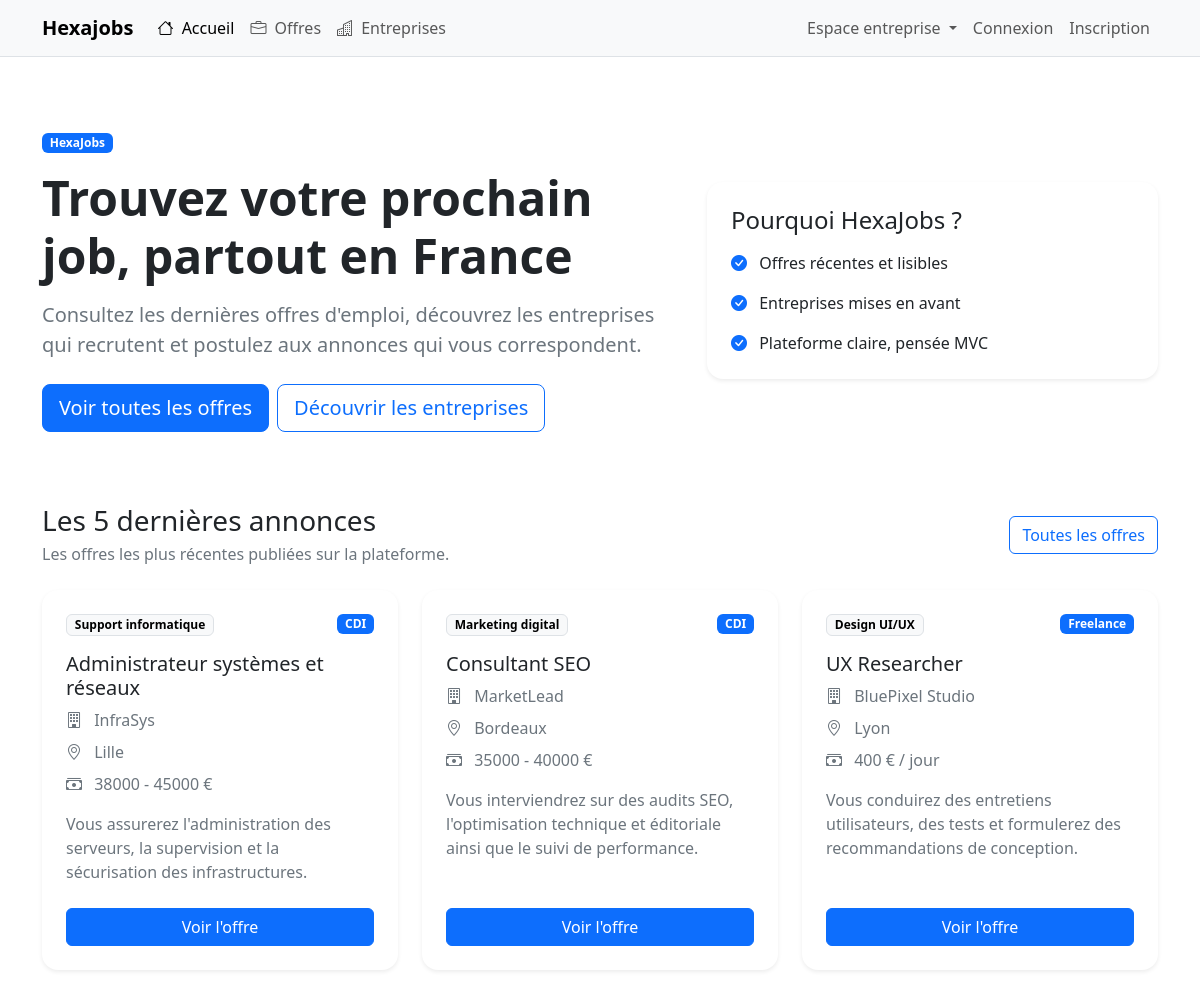
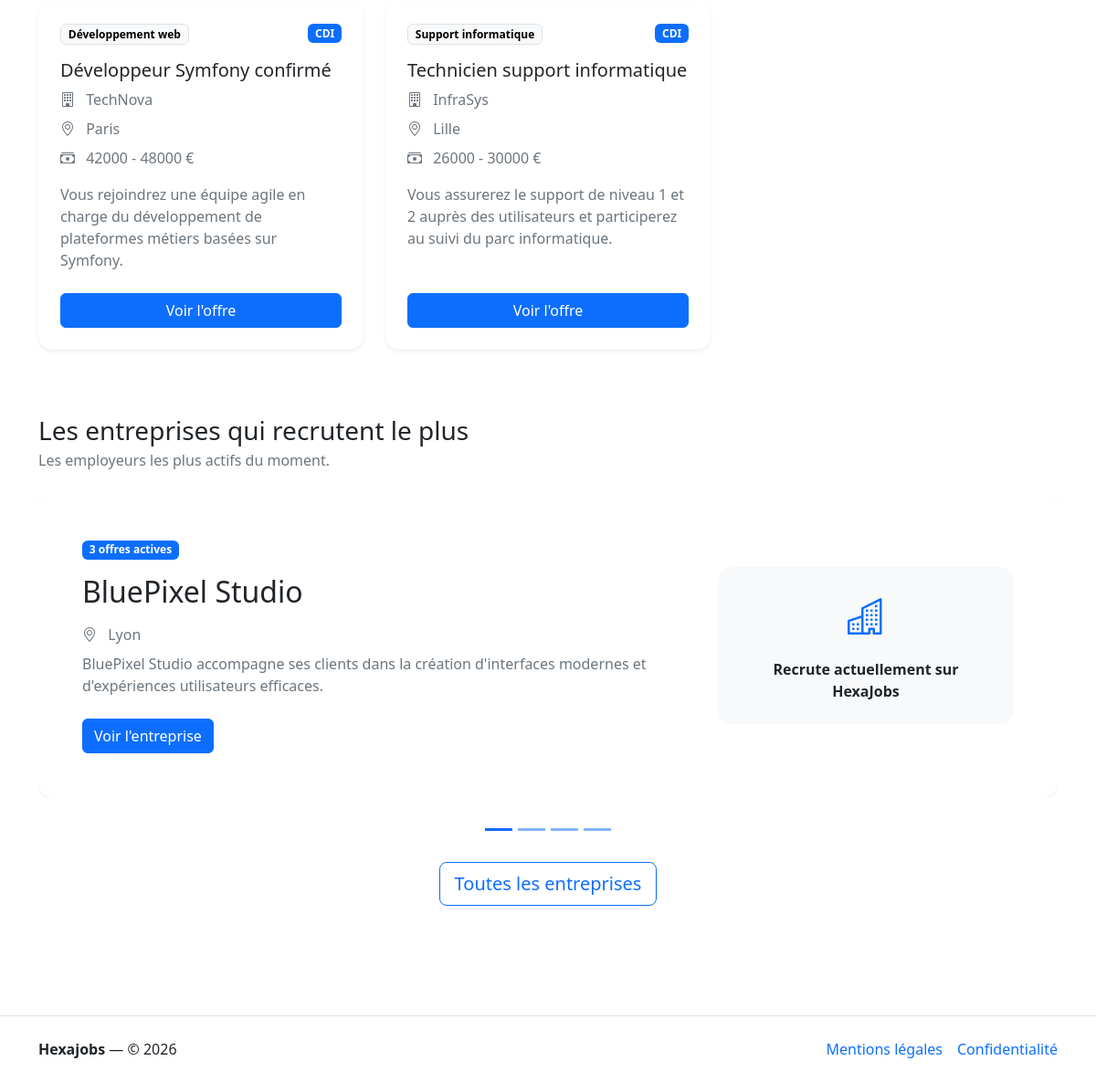
The page / on the database its author committed (2 pictures, top to bottom).
### tables this page shows
CREATE TABLE offer (
   
  id_offer INT AUTO_INCREMENT PRIMARY KEY,

   
  title VARCHAR(255) NOT NULL,

   
  slug VARCHAR(255) NOT NULL UNIQUE,

   
  description TEXT NOT NULL,

   
  location VARCHAR(255) NOT NULL,

   
  contract VARCHAR(255) NOT NULL DEFAULT 'CDI',

   
  salary VARCHAR(255) NOT NULL,

   
  status VARCHAR(50) NOT NULL DEFAULT 'active',

   
  created_at DATETIME NOT NULL DEFAULT CURRENT_TIMESTAMP,

   
  id_category INT NOT NULL,

   
  id_company INT NOT NULL,

   
  CONSTRAINT offer_id_category_FK 
    FOREIGN KEY (id_category) REFERENCES category(id_category)
    ON DELETE RESTRICT
    ON UPDATE CASCADE,

   
  CONSTRAINT offer_id_company_FK
    FOREIGN KEY (id_company) REFERENCES company(id_company)
    ON DELETE CASCADE
    ON UPDATE CASCADE
);

CREATE TABLE category (
   
  id_category INT AUTO_INCREMENT PRIMARY KEY,

   
  name VARCHAR(255) NOT NULL UNIQUE,

   
  slug VARCHAR(255) NOT NULL UNIQUE
);

CREATE TABLE company (
   
  id_company INT AUTO_INCREMENT PRIMARY KEY,

   
  name VARCHAR(255) NOT NULL,

   
  slug VARCHAR(255) NOT NULL UNIQUE,

   
  address VARCHAR(255) NOT NULL,

   
  postal_code VARCHAR(50) NOT NULL,

   
  city VARCHAR(50) NOT NULL,

   
  url VARCHAR(255) DEFAULT NULL,

   
  description TEXT NOT NULL,

   
  siret VARCHAR(255) NOT NULL UNIQUE,

   
  created_at DATETIME NOT NULL DEFAULT CURRENT_TIMESTAMP
);

### Views/home/index.php (the view)
<section class="py-4 py-lg-5">
    <div class="row align-items-center g-4">
        <div class="col-lg-7">
            <span class="badge text-bg-primary mb-3">HexaJobs</span>
            <h1 class="display-5 fw-bold mb-3">Trouvez votre prochain job, partout en France</h1>
            <p class="lead text-secondary mb-4">
                Consultez les dernières offres d'emploi, découvrez les entreprises qui recrutent
                et postulez aux annonces qui vous correspondent.
            </p>
            <div class="d-flex flex-wrap gap-2">
                <a href="/offres" class="btn btn-primary btn-lg">
                    Voir toutes les offres
                </a>
                <a href="/entreprises" class="btn btn-outline-primary btn-lg">
                    Découvrir les entreprises
                </a>
            </div>
        </div>
        <div class="col-lg-5">
            <div class="card border-0 shadow-sm rounded-4">
                <div class="card-body p-4">
                    <h2 class="h4 mb-3">Pourquoi HexaJobs ?</h2>
                    <ul class="list-unstyled mb-0">
                        <li class="mb-3">
                            <i class="bi bi-check-circle-fill text-primary me-2"></i>
                            Offres récentes et lisibles
                        </li>
                        <li class="mb-3">
                            <i class="bi bi-check-circle-fill text-primary me-2"></i>
                            Entreprises mises en avant
                        </li>
                        <li>
                            <i class="bi bi-check-circle-fill text-primary me-2"></i>
                            Plateforme claire, pensée MVC
                        </li>
                    </ul>
                </div>
            </div>
        </div>
    </div>
</section>
<section class="py-4">
    <div class="d-flex justify-content-between align-items-center mb-4">
        <div>
            <h2 class="h3 mb-1">Les 5 dernières annonces</h2>
            <p class="text-secondary mb-0">Les offres les plus récentes publiées sur la plateforme.</p>
        </div>
        <a href="/offres" class="btn btn-outline-primary">Toutes les offres</a>
    </div>
    <?php if (empty($latestOffers)): ?>
        <div class="alert alert-info mb-0">
            Aucune annonce n'est disponible pour le moment.
        </div>
    <?php else: ?>
        <div class="row g-4">
            <?php foreach ($latestOffers as $offer): ?>
                <div class="col-md-6 col-xl-4">
                    <div class="card h-100 border-0 shadow-sm rounded-4">
                        <div class="card-body d-flex flex-column p-4">
                            <div class="d-flex justify-content-between align-items-start gap-3 mb-3">
                                <span class="badge text-bg-light border">
                                    <?= htmlspecialchars($offer->getCategoryName(), ENT_QUOTES, 'UTF-8'); ?>
                                </span>
                                <span class="badge text-bg-primary">
                                    <?= htmlspecialchars($offer->getContract(), ENT_QUOTES, 'UTF-8'); ?>
                                </span>
                            </div>
                            <h3 class="h5 card-title mb-2">
                                <?= htmlspecialchars($offer->getTitle(), ENT_QUOTES, 'UTF-8'); ?>
                            </h3>
                            <p class="text-secondary mb-2">
                                <i class="bi bi-building me-2"></i>
                                <?= htmlspecialchars($offer->getCompanyName(), ENT_QUOTES, 'UTF-8'); ?>
                            </p>
                            <p class="text-secondary mb-2">
                                <i class="bi bi-geo-alt me-2"></i>
                                <?= htmlspecialchars($offer->getLocation(), ENT_QUOTES, 'UTF-8'); ?>
                            </p>
                            <p class="text-secondary mb-3">
                                <i class="bi bi-cash-stack me-2"></i>
                                <?= htmlspecialchars($offer->getSalary(), ENT_QUOTES, 'UTF-8'); ?>
                            </p>
                            <p class="card-text text-secondary mb-4">
                                <?= htmlspecialchars(mb_strimwidth($offer->getDescription(), 0, 140, '...'), ENT_QUOTES, 'UTF-8'); ?>
                            </p>
                            <div class="mt-auto">
                                <a href="/offres/<?= urlencode($offer->getSlug()); ?>" class="btn btn-primary w-100">
                                    Voir l'offre
                                </a>
                            </div>
                        </div>
                    </div>
                </div>
            <?php endforeach; ?>
        </div>
    <?php endif; ?>
</section>
<section class="py-5">
    <div class="d-flex justify-content-between align-items-center mb-4">
        <div>
            <h2 class="h3 mb-1">Les entreprises qui recrutent le plus</h2>
            <p class="text-secondary mb-0">Les employeurs les plus actifs du moment.</p>
        </div>
    </div>
    <?php if (empty($topCompanies)): ?>
        <div class="alert alert-info">
            Aucune entreprise n'est mise en avant pour le moment.
        </div>
    <?php else: ?>
        <div id="topCompaniesCarousel" class="carousel slide" data-bs-ride="false" data-bs-interval="false">
            <div class="carousel-inner">
                <?php foreach ($topCompanies as $index => $company): ?>
                    <div class="carousel-item <?= $index === 0 ? 'active' : ''; ?>">
                        <div class="card border-0 shadow-sm rounded-4 overflow-hidden">
                            <div class="card-body p-4 p-lg-5">
                                <div class="row align-items-center g-4">
                                    <div class="col-lg-8">
                                        <span class="badge text-bg-primary mb-3">
                                            <?= (int) $company->getOffersCount(); ?> offre<?= $company->getOffersCount() > 1 ? 's' : ''; ?> active<?= $company->getOffersCount() > 1 ? 's' : ''; ?>
                                        </span>
                                        <h3 class="h2 mb-3">
                                            <?= htmlspecialchars($company->getName(), ENT_QUOTES, 'UTF-8'); ?>
                                        </h3>
                                        <p class="text-secondary mb-2">
                                            <i class="bi bi-geo-alt me-2"></i>
                                            <?= htmlspecialchars($company->getCity(), ENT_QUOTES, 'UTF-8'); ?>
                                        </p>
                                        <p class="text-secondary mb-4">
                                            <?= htmlspecialchars($company->getShortDescription(180), ENT_QUOTES, 'UTF-8'); ?>
                                        </p>
                                        <a href="/entreprises/<?= urlencode($company->getSlug()); ?>" class="btn btn-primary">
                                            Voir l'entreprise
                                        </a>
                                    </div>
                                    <div class="col-lg-4">
                                        <div class="bg-light rounded-4 p-4 text-center">
                                            <i class="bi bi-buildings fs-1 text-primary"></i>
                                            <p class="mt-3 mb-0 fw-semibold">
                                                Recrute actuellement sur HexaJobs
                                            </p>
                                        </div>
                                    </div>
                                </div>
                            </div>
                        </div>
                    </div>
                <?php endforeach; ?>
            </div>
            <?php if (count($topCompanies) > 1): ?>
                <div class="carousel-indicators position-static mt-4 mb-0">
                    <?php foreach ($topCompanies as $index => $company): ?>
                        <button
                            type="button"
                            data-bs-target="#topCompaniesCarousel"
                            data-bs-slide-to="<?= $index; ?>"
                            class="<?= $index === 0 ? 'active' : ''; ?>"
                            <?= $index === 0 ? 'aria-current="true"' : ''; ?>
                            aria-label="Slide <?= $index + 1; ?>"></button>
                    <?php endforeach; ?>
                </div>
            <?php endif; ?>
        </div>
        <div class="text-center mt-4">
            <a href="/entreprises" class="btn btn-outline-primary btn-lg">
                Toutes les entreprises
            </a>
        </div>
    <?php endif; ?>
</section>

### src/Core/Router.php (shortened to what the rows shown need)
<?php
final class Router
{
    private array $routes;
    public function __construct(array $routes)
    {
        $this->routes = $routes;
    }
    public function dispatch(string $method, string $uri): void
    {
        $path = parse_url($uri, PHP_URL_PATH) ?? '/';
        $path = rtrim($path, '/') ?: '/';
        foreach ($this->routes as $route) {
            [$routeMethod, $routePattern, $handler] = $route;
            $routeMethod = strtoupper($routeMethod);
            $routePattern = rtrim($routePattern, '/') ?: '/';
            [$regex, $paramOrder] = $this->compilePattern($routePattern);
            if (!preg_match($regex, $path, $matches)) {
                continue;
            }
            $args = $this->buildArgs($matches, $paramOrder);
            [$class, $action] = $handler;
            $controller = new $class();
            $controller->$action(...$args);
            return;
        }
    }
    private function compilePattern(string $pattern): array
    {
        $paramOrder = [];
        $regex = preg_replace_callback(
            '#\{(\w+)\}#',
            function (array $m) use (&$paramOrder): string {
                $name = $m[1];
                $paramOrder[] = $name;
                return '(?P<' . $name . '>[^/]+)';
            },
            $pattern
        );
        return ['#^' . $regex . '$#', $paramOrder];
    }
    private function buildArgs(array $matches, array $paramOrder): ?array
    {
        $args = [];
        return $args;
    }
}

### rows shown on the page
offer: id_category.name "Support informatique", contract "CDI", title "Administrateur systèmes et réseaux", id_company.name "InfraSys", location "Lille", salary "38000 - 45000 €", description "Vous assurerez l'administration des serveurs, la supervision et la sécurisation des infrastructures."
offer: id_category.name "Marketing digital", contract "CDI", title "Consultant SEO", id_company.name "MarketLead", location "Bordeaux", salary "35000 - 40000 €", description "Vous interviendrez sur des audits SEO, l'optimisation technique et éditoriale ainsi que le suivi de performance."
offer: id_category.name "Design UI/UX", contract "Freelance", title "UX Researcher", id_company.name "BluePixel Studio", location "Lyon", salary "400 € / jour", description "Vous conduirez des entretiens utilisateurs, des tests et formulerez des recommandations de conception."
offer: id_category.name "Développement web", contract "CDI", title "Développeur Symfony confirmé", id_company.name "TechNova", location "Paris", salary "42000 - 48000 €", description "Vous rejoindrez une équipe agile en charge du développement de plateformes métiers basées sur Symfony."
offer: id_category.name "Support informatique", contract "CDI", title "Technicien support informatique", id_company.name "InfraSys", location "Lille", salary "26000 - 30000 €", description "Vous assurerez le support de niveau 1 et 2 auprès des utilisateurs et participerez au suivi du parc informatique."
company: OffersCount "3", name "BluePixel Studio", city "Lyon", description "BluePixel Studio accompagne ses clients dans la création d'interfaces modernes et d'expériences utilisateurs efficaces."

### other values the page prints
$item['label'] "Accueil"
$item['label'] "Offres"
$item['label'] "Entreprises"
